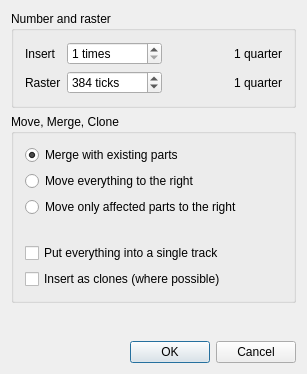
<?xml version="1.0" encoding="UTF-8"?>
<ui version="4.0">
 <class>PasteDialogBase</class>
 <widget class="QDialog" name="PasteDialogBase">
  <property name="geometry">
   <rect>
    <x>0</x>
    <y>0</y>
    <width>307</width>
    <height>374</height>
   </rect>
  </property>
  <property name="windowTitle">
   <string>MusE: Paste Parts</string>
  </property>
  <layout class="QVBoxLayout" name="verticalLayout_2">
   <property name="spacing">
    <number>6</number>
   </property>
   <property name="leftMargin">
    <number>11</number>
   </property>
   <property name="topMargin">
    <number>11</number>
   </property>
   <property name="rightMargin">
    <number>11</number>
   </property>
   <property name="bottomMargin">
    <number>11</number>
   </property>
   <item>
    <widget class="QGroupBox" name="rangeBox">
     <property name="title">
      <string>Number and raster</string>
     </property>
     <layout class="QHBoxLayout" name="horizontalLayout_2">
      <item>
       <layout class="QGridLayout" name="gridLayout_2">
        <item row="0" column="0">
         <widget class="QLabel" name="label">
          <property name="text">
           <string>Insert</string>
          </property>
         </widget>
        </item>
        <item row="0" column="1">
         <widget class="QSpinBox" name="n_spinbox">
          <property name="suffix">
           <string> times</string>
          </property>
          <property name="prefix">
           <string/>
          </property>
          <property name="minimum">
           <number>1</number>
          </property>
         </widget>
        </item>
        <item row="1" column="0">
         <widget class="QLabel" name="label_3">
          <property name="text">
           <string>Raster</string>
          </property>
         </widget>
        </item>
        <item row="1" column="1">
         <widget class="QSpinBox" name="raster_spinbox">
          <property name="suffix">
           <string> ticks</string>
          </property>
          <property name="minimum">
           <number>0</number>
          </property>
          <property name="maximum">
           <number>999999</number>
          </property>
          <property name="singleStep">
           <number>384</number>
          </property>
          <property name="value">
           <number>384</number>
          </property>
         </widget>
        </item>
        <item row="0" column="3">
         <widget class="QLabel" name="insert_quarters">
          <property name="text">
           <string notr="true">1 quarter</string>
          </property>
         </widget>
        </item>
        <item row="1" column="3">
         <widget class="QLabel" name="raster_quarters">
          <property name="text">
           <string notr="true">1 quarter</string>
          </property>
         </widget>
        </item>
        <item row="0" column="2">
         <spacer name="horizontalSpacer_2">
          <property name="orientation">
           <enum>Qt::Horizontal</enum>
          </property>
          <property name="sizeHint" stdset="0">
           <size>
            <width>0</width>
            <height>20</height>
           </size>
          </property>
         </spacer>
        </item>
        <item row="1" column="2">
         <spacer name="horizontalSpacer_3">
          <property name="orientation">
           <enum>Qt::Horizontal</enum>
          </property>
          <property name="sizeHint" stdset="0">
           <size>
            <width>0</width>
            <height>20</height>
           </size>
          </property>
         </spacer>
        </item>
       </layout>
      </item>
     </layout>
    </widget>
   </item>
   <item>
    <widget class="QGroupBox" name="groupBox_2">
     <property name="title">
      <string>Move, Merge, Clone</string>
     </property>
     <property name="flat">
      <bool>false</bool>
     </property>
     <property name="checkable">
      <bool>false</bool>
     </property>
     <layout class="QGridLayout" name="gridLayout">
      <property name="leftMargin">
       <number>11</number>
      </property>
      <property name="topMargin">
       <number>11</number>
      </property>
      <property name="rightMargin">
       <number>11</number>
      </property>
      <property name="bottomMargin">
       <number>11</number>
      </property>
      <property name="spacing">
       <number>6</number>
      </property>
      <item row="2" column="0">
       <widget class="QRadioButton" name="move_all_button">
        <property name="text">
         <string>Move everything to the right</string>
        </property>
       </widget>
      </item>
      <item row="3" column="0">
       <widget class="QRadioButton" name="move_some_button">
        <property name="text">
         <string>Move only affected parts to the right</string>
        </property>
       </widget>
      </item>
      <item row="5" column="0">
       <spacer name="horizontalSpacer">
        <property name="orientation">
         <enum>Qt::Horizontal</enum>
        </property>
        <property name="sizeHint" stdset="0">
         <size>
          <width>40</width>
          <height>20</height>
         </size>
        </property>
       </spacer>
      </item>
      <item row="6" column="0">
       <widget class="QCheckBox" name="all_in_one_track_checkbox">
        <property name="text">
         <string>Put everything into a single track</string>
        </property>
       </widget>
      </item>
      <item row="1" column="0">
       <widget class="QRadioButton" name="merge_button">
        <property name="text">
         <string>Merge with existing parts</string>
        </property>
        <property name="checkable">
         <bool>true</bool>
        </property>
        <property name="checked">
         <bool>true</bool>
        </property>
       </widget>
      </item>
      <item row="7" column="0">
       <widget class="QCheckBox" name="clone_checkbox">
        <property name="text">
         <string>Insert as clones (where possible)</string>
        </property>
       </widget>
      </item>
     </layout>
    </widget>
   </item>
   <item>
    <spacer name="verticalSpacer">
     <property name="orientation">
      <enum>Qt::Vertical</enum>
     </property>
     <property name="sizeHint" stdset="0">
      <size>
       <width>20</width>
       <height>40</height>
      </size>
     </property>
    </spacer>
   </item>
   <item>
    <layout class="QHBoxLayout" name="horizontalLayout">
     <property name="spacing">
      <number>6</number>
     </property>
     <item>
      <spacer name="Spacer1">
       <property name="orientation">
        <enum>Qt::Horizontal</enum>
       </property>
       <property name="sizeType">
        <enum>QSizePolicy::Expanding</enum>
       </property>
       <property name="sizeHint" stdset="0">
        <size>
         <width>20</width>
         <height>20</height>
        </size>
       </property>
      </spacer>
     </item>
     <item>
      <widget class="QPushButton" name="okButton">
       <property name="text">
        <string>OK</string>
       </property>
       <property name="autoDefault">
        <bool>false</bool>
       </property>
       <property name="default">
        <bool>true</bool>
       </property>
      </widget>
     </item>
     <item>
      <widget class="QPushButton" name="cancelButton">
       <property name="text">
        <string>Cancel</string>
       </property>
      </widget>
     </item>
    </layout>
   </item>
  </layout>
 </widget>
 <layoutdefault spacing="6" margin="11"/>
 <resources/>
 <connections>
  <connection>
   <sender>okButton</sender>
   <signal>clicked()</signal>
   <receiver>PasteDialogBase</receiver>
   <slot>accept()</slot>
   <hints>
    <hint type="sourcelabel">
     <x>20</x>
     <y>20</y>
    </hint>
    <hint type="destinationlabel">
     <x>20</x>
     <y>20</y>
    </hint>
   </hints>
  </connection>
  <connection>
   <sender>cancelButton</sender>
   <signal>clicked()</signal>
   <receiver>PasteDialogBase</receiver>
   <slot>reject()</slot>
   <hints>
    <hint type="sourcelabel">
     <x>20</x>
     <y>20</y>
    </hint>
    <hint type="destinationlabel">
     <x>20</x>
     <y>20</y>
    </hint>
   </hints>
  </connection>
 </connections>
</ui>
